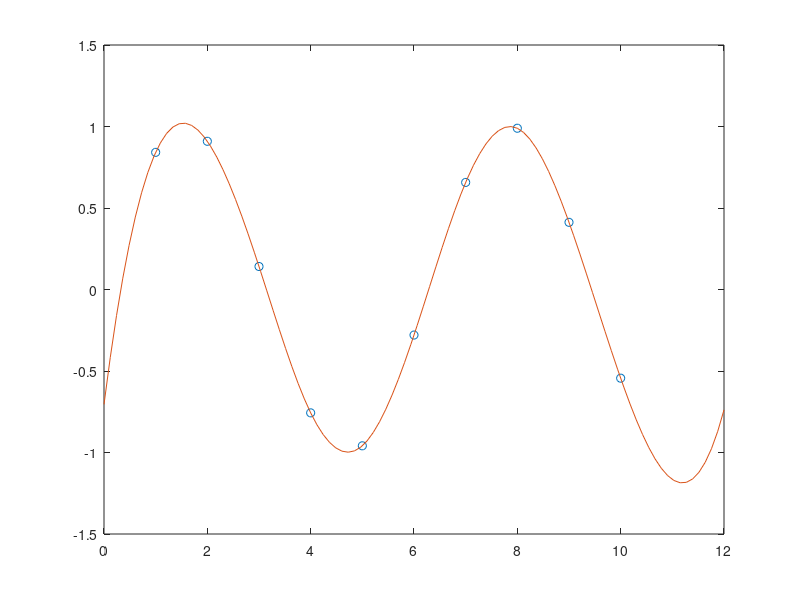
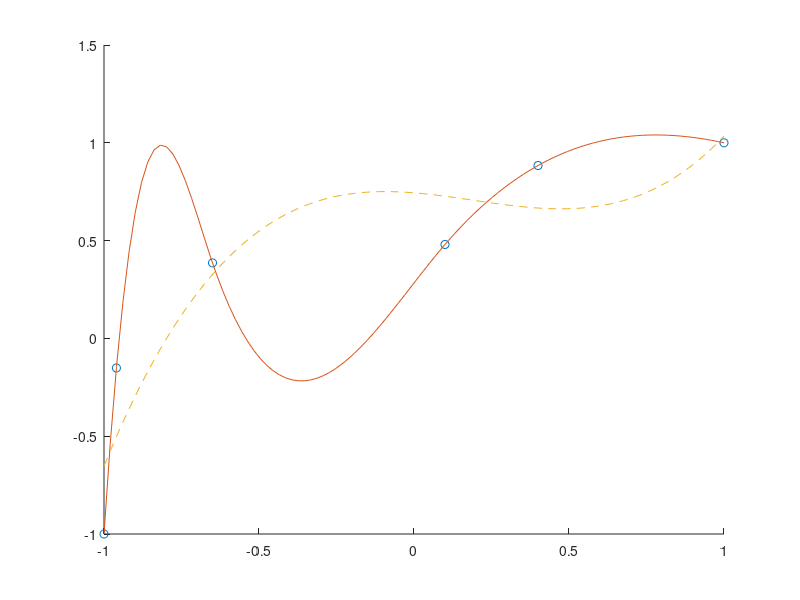

Write the MATLAB code that produced these figures, in order. (Note: this script raises an error after producing the figures.)
%% Testing the function spline
x = 1:10;
y = sin(x);
xQ = linspace(0,12,100);
yQ = spline(x,y,xQ);
plot(x,y,'o',xQ,yQ)
%% 2
% 2(a)
% Using the function spline to do the interpolating
x2 = [-1;-0.96;-0.65;0.1;0.4;1];
y2 = [-1;-0.1512;0.386;0.4802;0.8838;1];
x2Q = linspace(-1,1,100);
y2Q = spline(x2,y2,x2Q);
% using the polyfit function fit the data
p = polyfit(x2,y2,3);
val = polyval(p,x2Q);
% Plotting
figure
hold on
% plot the result for splinez
plot(x2,y2,'o',x2Q,y2Q);
% plot the result for polyfit
plot(x2Q,val,'--');
% 2(b)
v = polyinterp(x2,y2,x2Q);
plot(x2Q,v)
hold off
% 2(c)
% 2(d)
% Using the spline
pred1 = spline(x2,y2,-0.3);
% Using the polyfit
pred2 = polyval(p,-0.3); % this one is better
% Using the polyinterp
pred3 = polyinterp(x2,y2,-0.3);
%% 3
% 3(a)
x1 = linspace(0,2*pi,3);
x2 = linspace(0,2*pi,5);
x3 = linspace(0,2*pi,9);
y1 = cos(2*x1);
y2 = cos(2*x2);
y3 = cos(2*x3);
xQ = linspace(0,2*pi,100);
yQ1 = spline(x1,y1,xQ);
yQ2 = spline(x2,y2,xQ);
yQ3 = spline(x3,y3,xQ);
figure
hold on
plot(x1,y1,'o',xQ,yQ1);
plot(x2,y2,'o',xQ,yQ2);
plot(x3,y3,'o',xQ,yQ3);
hold off

